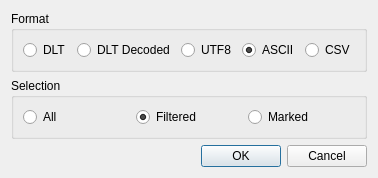
<?xml version="1.0" encoding="UTF-8"?>
<ui version="4.0">
 <class>ExporterDialog</class>
 <widget class="QDialog" name="ExporterDialog">
  <property name="geometry">
   <rect>
    <x>0</x>
    <y>0</y>
    <width>331</width>
    <height>153</height>
   </rect>
  </property>
  <property name="windowTitle">
   <string>DLT Exporter</string>
  </property>
  <layout class="QVBoxLayout" name="verticalLayout">
   <item>
    <widget class="QGroupBox" name="groupBox">
     <property name="title">
      <string>Format</string>
     </property>
     <layout class="QHBoxLayout" name="horizontalLayout">
      <item>
       <widget class="QRadioButton" name="radioButtonDlt">
        <property name="text">
         <string>DLT</string>
        </property>
        <property name="checked">
         <bool>false</bool>
        </property>
       </widget>
      </item>
      <item>
       <widget class="QRadioButton" name="radioButtonDltDecoded">
        <property name="text">
         <string>DLT Decoded</string>
        </property>
       </widget>
      </item>
      <item>
       <widget class="QRadioButton" name="radioButtonUTF8">
        <property name="text">
         <string>UTF8</string>
        </property>
       </widget>
      </item>
      <item>
       <widget class="QRadioButton" name="radioButtonAscii">
        <property name="text">
         <string>ASCII</string>
        </property>
        <property name="checked">
         <bool>true</bool>
        </property>
       </widget>
      </item>
      <item>
       <widget class="QRadioButton" name="radioButtonCsv">
        <property name="text">
         <string>CSV</string>
        </property>
       </widget>
      </item>
     </layout>
    </widget>
   </item>
   <item>
    <widget class="QGroupBox" name="groupBox_2">
     <property name="title">
      <string>Selection</string>
     </property>
     <layout class="QHBoxLayout" name="horizontalLayout_2">
      <item>
       <widget class="QRadioButton" name="radioButtonAll">
        <property name="text">
         <string>All</string>
        </property>
        <property name="checked">
         <bool>false</bool>
        </property>
       </widget>
      </item>
      <item>
       <widget class="QRadioButton" name="radioButtonFiltered">
        <property name="text">
         <string>Filtered</string>
        </property>
        <property name="checked">
         <bool>true</bool>
        </property>
       </widget>
      </item>
      <item>
       <widget class="QRadioButton" name="radioButtonSelection">
        <property name="text">
         <string>Marked</string>
        </property>
       </widget>
      </item>
     </layout>
    </widget>
   </item>
   <item>
    <widget class="QDialogButtonBox" name="buttonBox">
     <property name="orientation">
      <enum>Qt::Horizontal</enum>
     </property>
     <property name="standardButtons">
      <set>QDialogButtonBox::Cancel|QDialogButtonBox::Ok</set>
     </property>
    </widget>
   </item>
  </layout>
 </widget>
 <resources/>
 <connections>
  <connection>
   <sender>buttonBox</sender>
   <signal>accepted()</signal>
   <receiver>ExporterDialog</receiver>
   <slot>accept()</slot>
   <hints>
    <hint type="sourcelabel">
     <x>248</x>
     <y>254</y>
    </hint>
    <hint type="destinationlabel">
     <x>157</x>
     <y>274</y>
    </hint>
   </hints>
  </connection>
  <connection>
   <sender>buttonBox</sender>
   <signal>rejected()</signal>
   <receiver>ExporterDialog</receiver>
   <slot>reject()</slot>
   <hints>
    <hint type="sourcelabel">
     <x>316</x>
     <y>260</y>
    </hint>
    <hint type="destinationlabel">
     <x>286</x>
     <y>274</y>
    </hint>
   </hints>
  </connection>
 </connections>
</ui>
